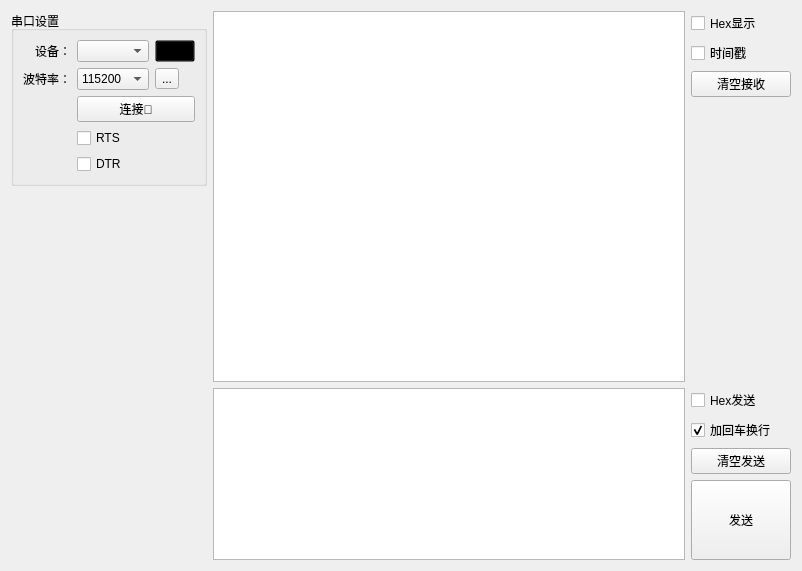
<?xml version="1.0" encoding="UTF-8"?>
<ui version="4.0">
 <class>SerialWidget</class>
 <widget class="QWidget" name="SerialWidget">
  <property name="geometry">
   <rect>
    <x>0</x>
    <y>0</y>
    <width>802</width>
    <height>571</height>
   </rect>
  </property>
  <property name="windowTitle">
   <string>Form</string>
  </property>
  <layout class="QHBoxLayout" name="horizontalLayout">
   <item>
    <layout class="QVBoxLayout" name="verticalLayout_3">
     <item>
      <widget class="QGroupBox" name="groupBox">
       <property name="minimumSize">
        <size>
         <width>0</width>
         <height>0</height>
        </size>
       </property>
       <property name="maximumSize">
        <size>
         <width>280</width>
         <height>16777215</height>
        </size>
       </property>
       <property name="title">
        <string>串口设置</string>
       </property>
       <layout class="QVBoxLayout" name="verticalLayout">
        <item>
         <layout class="QGridLayout" name="gridLayout">
          <item row="3" column="1">
           <widget class="QCheckBox" name="checkBox_6">
            <property name="text">
             <string>RTS</string>
            </property>
           </widget>
          </item>
          <item row="4" column="1">
           <widget class="QCheckBox" name="checkBox_5">
            <property name="text">
             <string>DTR</string>
            </property>
           </widget>
          </item>
          <item row="0" column="0" alignment="Qt::AlignRight">
           <widget class="QLabel" name="label">
            <property name="text">
             <string>设备：</string>
            </property>
           </widget>
          </item>
          <item row="0" column="2">
           <widget class="QPushButton" name="btn_refresh">
            <property name="styleSheet">
             <string notr="true">background-color: transparent;</string>
            </property>
            <property name="text">
             <string/>
            </property>
            <property name="icon">
             <iconset resource="resource.qrc">
              <normaloff>:/icon/refresh</normaloff>:/icon/refresh</iconset>
            </property>
           </widget>
          </item>
          <item row="0" column="1">
           <widget class="QComboBox" name="cb_devices"/>
          </item>
          <item row="1" column="2">
           <widget class="QToolButton" name="btn_setting">
            <property name="text">
             <string>...</string>
            </property>
           </widget>
          </item>
          <item row="1" column="0">
           <widget class="QLabel" name="label_2">
            <property name="text">
             <string>波特率：</string>
            </property>
           </widget>
          </item>
          <item row="2" column="1" colspan="2">
           <widget class="QPushButton" name="btn_connect">
            <property name="sizePolicy">
             <sizepolicy hsizetype="Minimum" vsizetype="Preferred">
              <horstretch>0</horstretch>
              <verstretch>0</verstretch>
             </sizepolicy>
            </property>
            <property name="minimumSize">
             <size>
              <width>80</width>
              <height>0</height>
             </size>
            </property>
            <property name="text">
             <string>连接🔗</string>
            </property>
           </widget>
          </item>
          <item row="1" column="1">
           <widget class="QComboBox" name="cb_baudrate">
            <property name="layoutDirection">
             <enum>Qt::LeftToRight</enum>
            </property>
            <property name="currentIndex">
             <number>6</number>
            </property>
            <property name="sizeAdjustPolicy">
             <enum>QComboBox::AdjustToContentsOnFirstShow</enum>
            </property>
            <item>
             <property name="text">
              <string>9600</string>
             </property>
            </item>
            <item>
             <property name="text">
              <string>14400</string>
             </property>
            </item>
            <item>
             <property name="text">
              <string>19200</string>
             </property>
            </item>
            <item>
             <property name="text">
              <string>28800</string>
             </property>
            </item>
            <item>
             <property name="text">
              <string>38400</string>
             </property>
            </item>
            <item>
             <property name="text">
              <string>57600</string>
             </property>
            </item>
            <item>
             <property name="text">
              <string>115200</string>
             </property>
            </item>
           </widget>
          </item>
          <item row="2" column="0" alignment="Qt::AlignHCenter">
           <widget class="QLabel" name="label_status">
            <property name="sizePolicy">
             <sizepolicy hsizetype="Preferred" vsizetype="Preferred">
              <horstretch>0</horstretch>
              <verstretch>0</verstretch>
             </sizepolicy>
            </property>
            <property name="maximumSize">
             <size>
              <width>24</width>
              <height>24</height>
             </size>
            </property>
            <property name="text">
             <string/>
            </property>
            <property name="pixmap">
             <pixmap resource="resource.qrc">:/icon/disconnect</pixmap>
            </property>
            <property name="scaledContents">
             <bool>true</bool>
            </property>
            <property name="alignment">
             <set>Qt::AlignLeading|Qt::AlignLeft|Qt::AlignVCenter</set>
            </property>
           </widget>
          </item>
         </layout>
        </item>
       </layout>
      </widget>
     </item>
     <item>
      <spacer name="verticalSpacer">
       <property name="orientation">
        <enum>Qt::Vertical</enum>
       </property>
       <property name="sizeHint" stdset="0">
        <size>
         <width>20</width>
         <height>40</height>
        </size>
       </property>
      </spacer>
     </item>
    </layout>
   </item>
   <item>
    <layout class="QVBoxLayout" name="verticalLayout_4">
     <item>
      <layout class="QGridLayout" name="gridLayout_2">
       <item row="2" column="1">
        <widget class="QPushButton" name="btn_recv_clear">
         <property name="minimumSize">
          <size>
           <width>100</width>
           <height>0</height>
          </size>
         </property>
         <property name="text">
          <string>清空接收</string>
         </property>
        </widget>
       </item>
       <item row="1" column="1">
        <widget class="QCheckBox" name="checkBox_2">
         <property name="text">
          <string>时间戳</string>
         </property>
        </widget>
       </item>
       <item row="0" column="1">
        <widget class="QCheckBox" name="checkBox">
         <property name="text">
          <string>Hex显示</string>
         </property>
        </widget>
       </item>
       <item row="3" column="1">
        <spacer name="verticalSpacer_2">
         <property name="orientation">
          <enum>Qt::Vertical</enum>
         </property>
         <property name="sizeHint" stdset="0">
          <size>
           <width>20</width>
           <height>40</height>
          </size>
         </property>
        </spacer>
       </item>
       <item row="0" column="0" rowspan="4">
        <widget class="QTextEdit" name="edit_recv">
         <property name="readOnly">
          <bool>true</bool>
         </property>
        </widget>
       </item>
      </layout>
     </item>
     <item>
      <layout class="QGridLayout" name="gridLayout_3">
       <item row="0" column="0" rowspan="4">
        <widget class="QTextEdit" name="edit_send"/>
       </item>
       <item row="0" column="1">
        <widget class="QCheckBox" name="checkBox_4">
         <property name="text">
          <string>Hex发送</string>
         </property>
        </widget>
       </item>
       <item row="1" column="1">
        <widget class="QCheckBox" name="checkBox_3">
         <property name="text">
          <string>加回车换行</string>
         </property>
         <property name="checked">
          <bool>true</bool>
         </property>
        </widget>
       </item>
       <item row="2" column="1">
        <widget class="QPushButton" name="btn_send_clear">
         <property name="minimumSize">
          <size>
           <width>100</width>
           <height>0</height>
          </size>
         </property>
         <property name="text">
          <string>清空发送</string>
         </property>
        </widget>
       </item>
       <item row="3" column="1">
        <widget class="QPushButton" name="btn_send">
         <property name="minimumSize">
          <size>
           <width>0</width>
           <height>80</height>
          </size>
         </property>
         <property name="text">
          <string>发送</string>
         </property>
        </widget>
       </item>
      </layout>
     </item>
    </layout>
   </item>
  </layout>
 </widget>
 <resources>
  <include location="resource.qrc"/>
 </resources>
 <connections/>
</ui>
